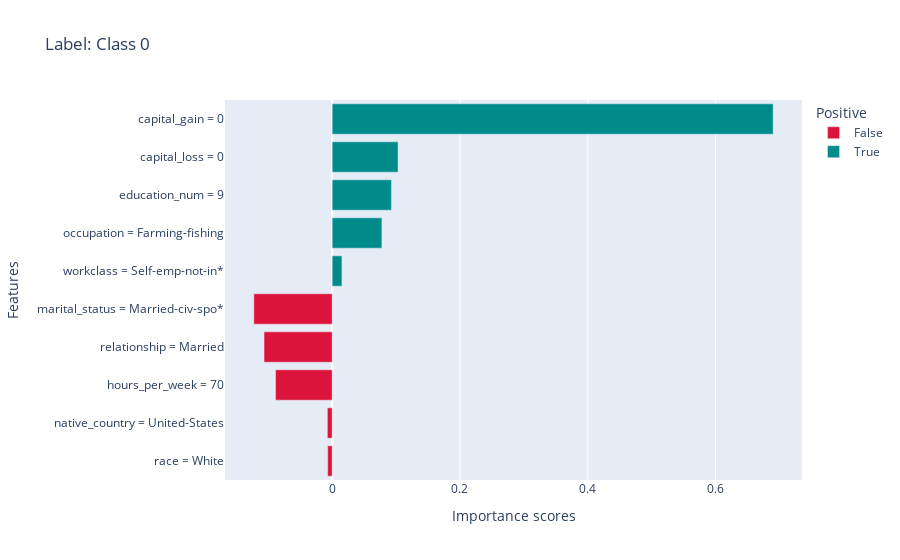
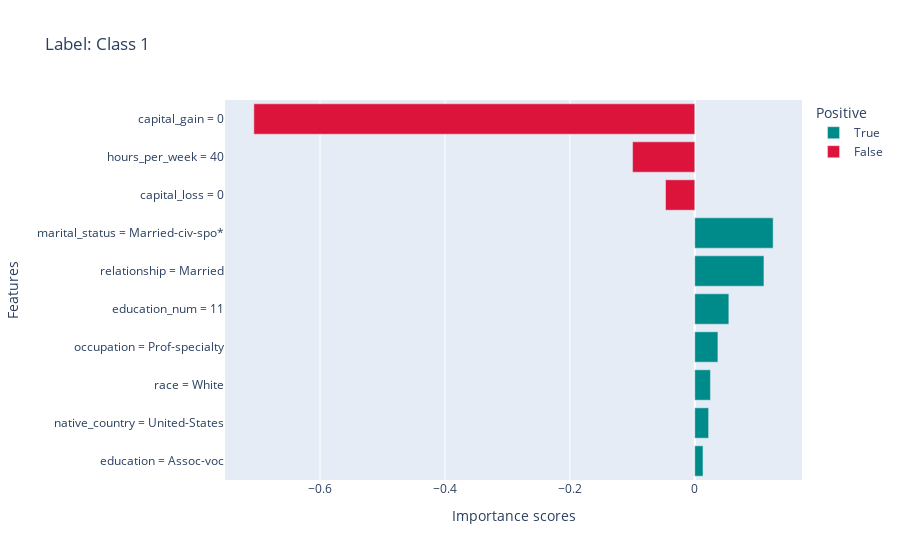
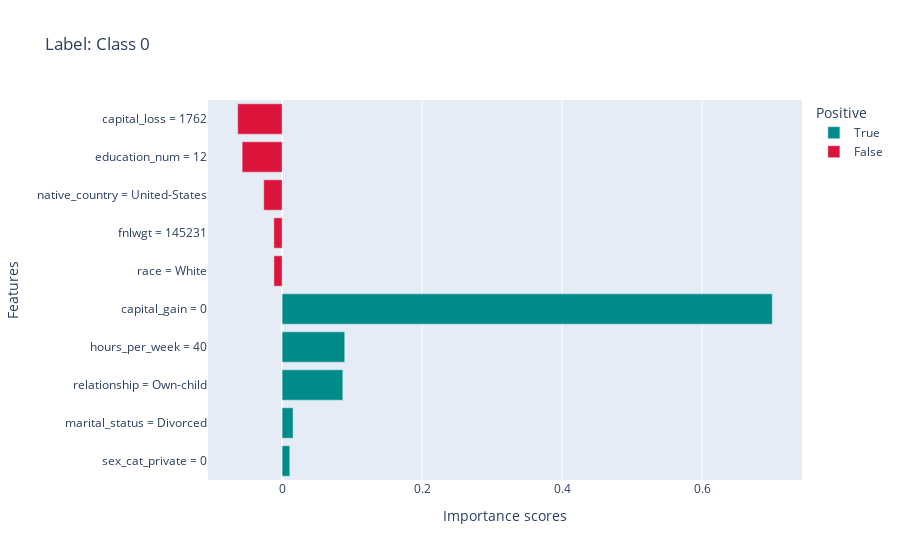
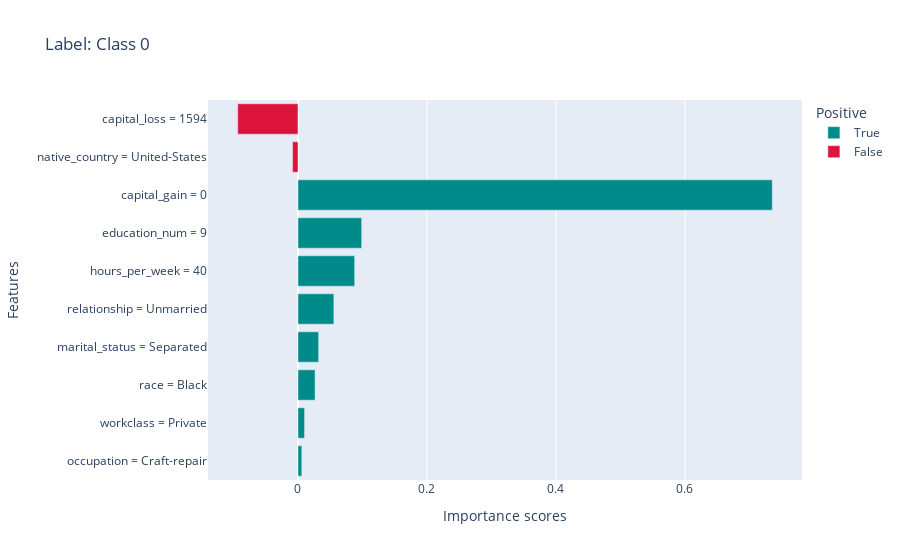

The code cell stored with these charts, in order, in its notebook:
### Code cell
print("LIME results:")
for i, instance_id in enumerate(instance_ids):
    print(f"Instance {instance_id} has label {test_labels[instance_id]} and prediction {model.predict(test[instance_id:instance_id+1])}, with probs {model.predict_proba(test[instance_id:instance_id+1])[0]}")
    local_explanations["lime"].ipython_plot(index=i, class_names=transformer.class_names)

### Figure 1 — Plotly figure (JSON) as saved in the notebook; plotly's stock layout.template omitted (floating-point values rounded to 4 significant figures)
{"data": [{"alignmentgroup": "True", "hovertemplate": "Positive=False<br>Importance scores=%{x}<br>Features=%{y}<extra></extra>", "legendgroup": "False", "marker": {"color": "#DC143C", "pattern": {"shape": ""}}, "name": "False", "offsetgroup": "False", "orientation": "h", "showlegend": true, "textposition": "auto", "type": "bar", "x": [-0.007058, -0.007539, -0.08867, -0.1067, -0.1226], "xaxis": "x", "y": ["race = White", "native_country = United-States", "hours_per_week = 70", "relationship = Married", "marital_status = Married-civ-spo*"], "yaxis": "y"}, {"alignmentgroup": "True", "hovertemplate": "Positive=True<br>Importance scores=%{x}<br>Features=%{y}<extra></extra>", "legendgroup": "True", "marker": {"color": "#008B8B", "pattern": {"shape": ""}}, "name": "True", "offsetgroup": "True", "orientation": "h", "showlegend": true, "textposition": "auto", "type": "bar", "x": [0.01529, 0.0778, 0.09275, 0.1031, 0.6902], "xaxis": "x", "y": ["workclass = Self-emp-not-in*", "occupation = Farming-fishing", "education_num = 9", "capital_loss = 0", "capital_gain = 0"], "yaxis": "y"}], "layout": {"barmode": "relative", "legend": {"title": {"text": "Positive"}, "tracegroupgap": 0}, "title": {"text": "Label: Class 0"}, "xaxis": {"anchor": "y", "domain": [0, 1], "title": {"text": "Importance scores"}}, "yaxis": {"anchor": "x", "domain": [0, 1], "title": {"text": "Features"}}}}

### Figure 2 — Plotly figure (JSON) as saved in the notebook; plotly's stock layout.template omitted (floating-point values rounded to 4 significant figures)
{"data": [{"alignmentgroup": "True", "hovertemplate": "Positive=True<br>Importance scores=%{x}<br>Features=%{y}<extra></extra>", "legendgroup": "True", "marker": {"color": "#008B8B", "pattern": {"shape": ""}}, "name": "True", "offsetgroup": "True", "orientation": "h", "showlegend": true, "textposition": "auto", "type": "bar", "x": [0.0132, 0.02213, 0.0251, 0.03703, 0.05454, 0.1107, 0.1255], "xaxis": "x", "y": ["education = Assoc-voc", "native_country = United-States", "race = White", "occupation = Prof-specialty", "education_num = 11", "relationship = Married", "marital_status = Married-civ-spo*"], "yaxis": "y"}, {"alignmentgroup": "True", "hovertemplate": "Positive=False<br>Importance scores=%{x}<br>Features=%{y}<extra></extra>", "legendgroup": "False", "marker": {"color": "#DC143C", "pattern": {"shape": ""}}, "name": "False", "offsetgroup": "False", "orientation": "h", "showlegend": true, "textposition": "auto", "type": "bar", "x": [-0.04682, -0.09959, -0.706], "xaxis": "x", "y": ["capital_loss = 0", "hours_per_week = 40", "capital_gain = 0"], "yaxis": "y"}], "layout": {"barmode": "relative", "legend": {"title": {"text": "Positive"}, "tracegroupgap": 0}, "title": {"text": "Label: Class 1"}, "xaxis": {"anchor": "y", "domain": [0, 1], "title": {"text": "Importance scores"}}, "yaxis": {"anchor": "x", "domain": [0, 1], "title": {"text": "Features"}}}}

### Figure 3 — Plotly figure (JSON) as saved in the notebook; plotly's stock layout.template omitted (floating-point values rounded to 4 significant figures)
{"data": [{"alignmentgroup": "True", "hovertemplate": "Positive=True<br>Importance scores=%{x}<br>Features=%{y}<extra></extra>", "legendgroup": "True", "marker": {"color": "#008B8B", "pattern": {"shape": ""}}, "name": "True", "offsetgroup": "True", "orientation": "h", "showlegend": true, "textposition": "auto", "type": "bar", "x": [0.01102, 0.01563, 0.08673, 0.08949, 0.7002], "xaxis": "x", "y": ["sex_cat_private = 0", "marital_status = Divorced", "relationship = Own-child", "hours_per_week = 40", "capital_gain = 0"], "yaxis": "y"}, {"alignmentgroup": "True", "hovertemplate": "Positive=False<br>Importance scores=%{x}<br>Features=%{y}<extra></extra>", "legendgroup": "False", "marker": {"color": "#DC143C", "pattern": {"shape": ""}}, "name": "False", "offsetgroup": "False", "orientation": "h", "showlegend": true, "textposition": "auto", "type": "bar", "x": [-0.0117, -0.01177, -0.02619, -0.05709, -0.06342], "xaxis": "x", "y": ["race = White", "fnlwgt = 145231", "native_country = United-States", "education_num = 12", "capital_loss = 1762"], "yaxis": "y"}], "layout": {"barmode": "relative", "legend": {"title": {"text": "Positive"}, "tracegroupgap": 0}, "title": {"text": "Label: Class 0"}, "xaxis": {"anchor": "y", "domain": [0, 1], "title": {"text": "Importance scores"}}, "yaxis": {"anchor": "x", "domain": [0, 1], "title": {"text": "Features"}}}}

### Figure 4 — Plotly figure (JSON) as saved in the notebook; plotly's stock layout.template omitted (floating-point values rounded to 4 significant figures)
{"data": [{"alignmentgroup": "True", "hovertemplate": "Positive=True<br>Importance scores=%{x}<br>Features=%{y}<extra></extra>", "legendgroup": "True", "marker": {"color": "#008B8B", "pattern": {"shape": ""}}, "name": "True", "offsetgroup": "True", "orientation": "h", "showlegend": true, "textposition": "auto", "type": "bar", "x": [0.00594, 0.01018, 0.02649, 0.03201, 0.0556, 0.08787, 0.09875, 0.7354], "xaxis": "x", "y": ["occupation = Craft-repair", "workclass = Private", "race = Black", "marital_status = Separated", "relationship = Unmarried", "hours_per_week = 40", "education_num = 9", "capital_gain = 0"], "yaxis": "y"}, {"alignmentgroup": "True", "hovertemplate": "Positive=False<br>Importance scores=%{x}<br>Features=%{y}<extra></extra>", "legendgroup": "False", "marker": {"color": "#DC143C", "pattern": {"shape": ""}}, "name": "False", "offsetgroup": "False", "orientation": "h", "showlegend": true, "textposition": "auto", "type": "bar", "x": [-0.008387, -0.09347], "xaxis": "x", "y": ["native_country = United-States", "capital_loss = 1594"], "yaxis": "y"}], "layout": {"barmode": "relative", "legend": {"title": {"text": "Positive"}, "tracegroupgap": 0}, "title": {"text": "Label: Class 0"}, "xaxis": {"anchor": "y", "domain": [0, 1], "title": {"text": "Importance scores"}}, "yaxis": {"anchor": "x", "domain": [0, 1], "title": {"text": "Features"}}}}
